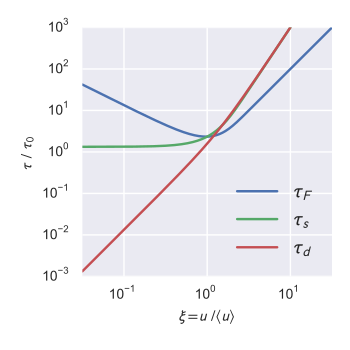

Source code (Python):
from __future__ import print_function
import sys
from scipy.special import erf
import numpy as np
from matplotlib import pyplot as plt
import seaborn as sns

def erfd(x):
    '''First derivative of error function'''
    return 2*np.exp(-x**2)/np.sqrt(np.pi)


def tau_F(xi):
    '''Velocity-space friction timescale'''
    return xi**2 / (erf(xi) - xi*erfd(xi))


def tau_s(xi):
    '''Slowing down timescale'''
    return xi*tau_F(xi)


def tau_d(xi):
    '''Deflection timescale'''
    return 2*xi**5 / ((2*xi**2 - 1)*erf(xi) + xi*erfd(xi))


if __name__ == '__main__':
    fig, ax = plt.subplots(1, 1)
    xi = np.logspace(-1.5, 1.5, 500)
    ax.plot(xi, tau_F(xi), label=r'$\tau_F$')
    ax.plot(xi, tau_s(xi), label=r'$\tau_s$')
    ax.plot(xi, tau_d(xi), label=r'$\tau_d$')
    ax.set_xlabel(r'$\xi = u\, /  \langle u \rangle$')
    ax.set_ylabel(r'$\tau \, / \, \tau_0 $')
    ax.set_xlim(xi[0], xi[-1])
    ax.set_ylim(1e-3, 1e3)
    ax.set_xscale('log')
    ax.set_yscale('log')
    ax.legend(loc='lower right', fontsize='large')
    plotfile = sys.argv[0].replace('.py', '.pdf')
    fig.set_size_inches(3.5, 3.5)
    fig.tight_layout()
    fig.savefig(plotfile)
    print(plotfile)
